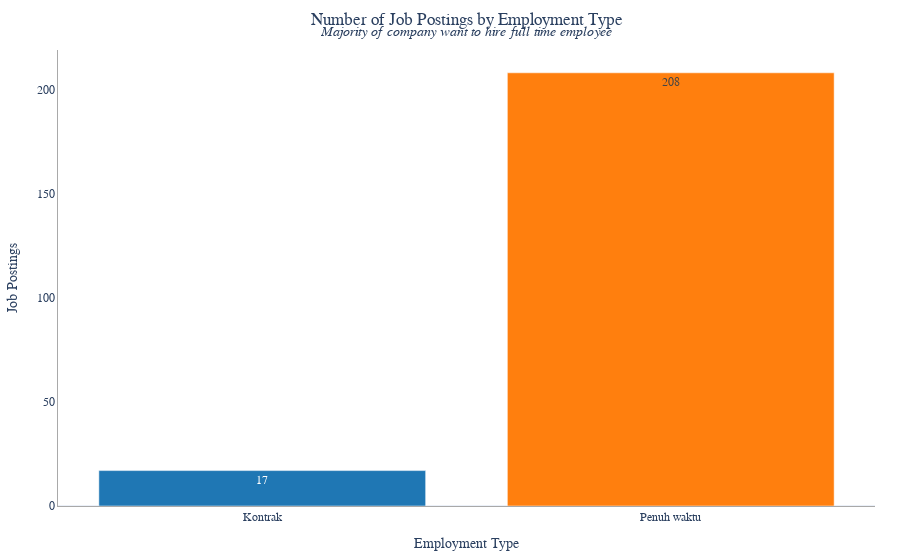

The notebook cell saved with this chart:
### Markdown cell above
### Number of Jobs based on Employment Type

### Code cell
temp_df = df.copy()
temp_df = temp_df.groupby('Employment Type').count()['Id']

colors = ['#1F77B4']*2
colors[1] = "#FF7F0E"

fig = px.bar(temp_df, title='Number of Job Postings by Employment Type',
            labels={'position':'Position', 'value':'Job Postings'},
            hover_data={'variable':False, 'value':':d'}, text_auto=True)
fig.update_layout(showlegend=False, yaxis_showgrid=False)
fig.update_traces(texttemplate="%{y:d}", marker_color=colors)
fig.add_annotation(xref='x domain', yref="y domain", x=0.5, y=1.06, font_size=14,
                   text="<i>Majority of company want to hire full time employee</i>", showarrow=False)

fig.write_html("./static/plots/employment.html")
fig.show()

### Figure 1 — Plotly figure (JSON) as saved in the notebook; plotly's stock layout.template omitted (floating-point values rounded to 4 significant figures)
{"data": [{"alignmentgroup": "True", "customdata": [["Id"], ["Id"]], "hovertemplate": "Employment Type=%{x}<br>Job Postings=%{y:d}<extra></extra>", "legendgroup": "Id", "marker": {"color": ["#1F77B4", "#FF7F0E"], "pattern": {"shape": ""}}, "name": "Id", "offsetgroup": "Id", "orientation": "v", "showlegend": true, "textposition": "auto", "texttemplate": "%{y:d}", "type": "bar", "x": ["Kontrak", "Penuh waktu"], "xaxis": "x", "y": [17, 208], "yaxis": "y"}], "layout": {"annotations": [{"font": {"size": 14}, "showarrow": false, "text": "<i>Majority of company want to hire full time employee</i>", "x": 0.5, "xref": "x domain", "y": 1.06, "yref": "y domain"}], "barmode": "relative", "legend": {"title": {"text": "variable"}, "tracegroupgap": 0}, "showlegend": false, "title": {"text": "Number of Job Postings by Employment Type"}, "xaxis": {"anchor": "y", "domain": [0, 1], "title": {"text": "Employment Type"}}, "yaxis": {"anchor": "x", "domain": [0, 1], "showgrid": false, "title": {"text": "Job Postings"}}}}
